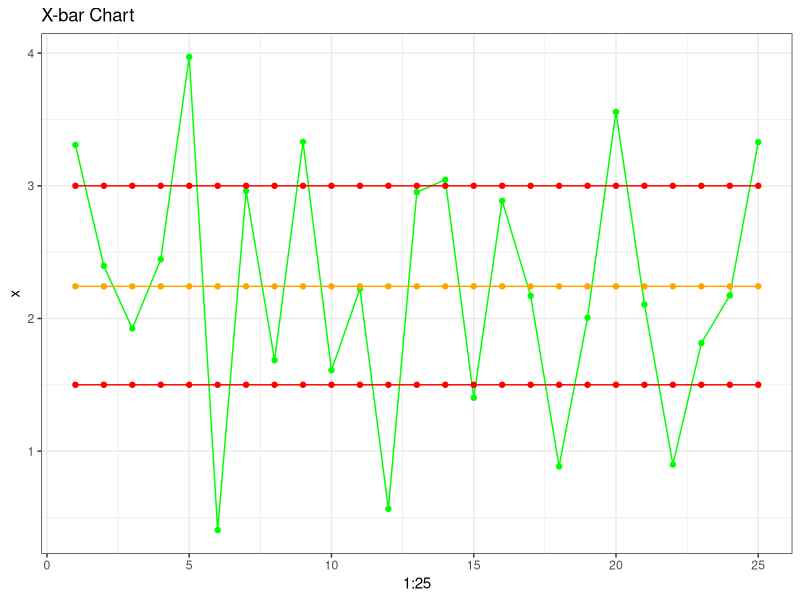

This chart was generated by the following R code:
## ---- chunk 1
library(ggplot2)
x<-rnorm(25,mean=2,sd=1)
lcl<-1.5
ucl<-3
theme_set(theme_bw())
data<-data.frame("x"=x, "mean"=rep(mean(x),25),"lcl"=rep(lcl,25),"ucl"=rep(ucl,25))

p<-ggplot(data=data,aes(1:25,x))

p+geom_line(colour="green")+geom_point(colour="green")+geom_line(aes(1:25,mean), colour="orange")+geom_point(aes(1:25,mean),colour="orange")+geom_line(aes(1:25,lcl), colour="red")+geom_point(aes(1:25,lcl),colour="red")+geom_line(aes(1:25,ucl), colour="red")+geom_point(aes(1:25,ucl),colour="red")+labs(title="X-bar Chart")

